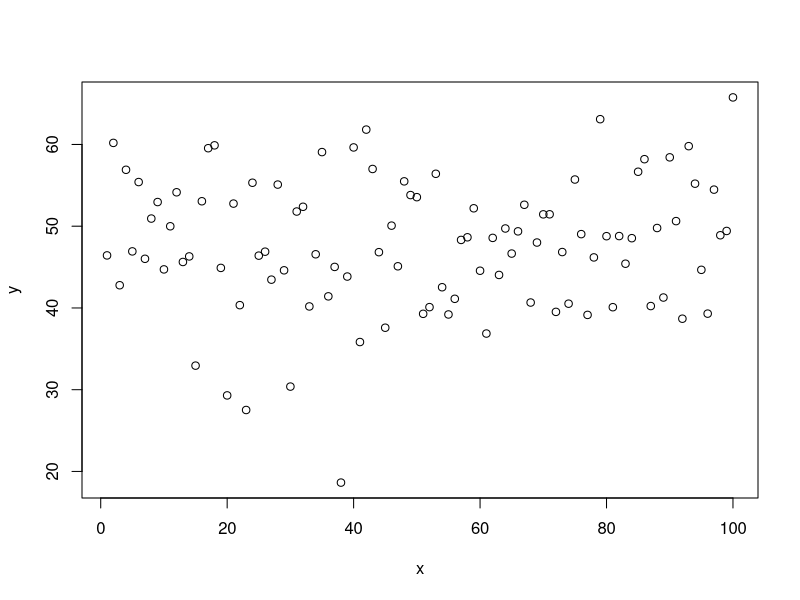
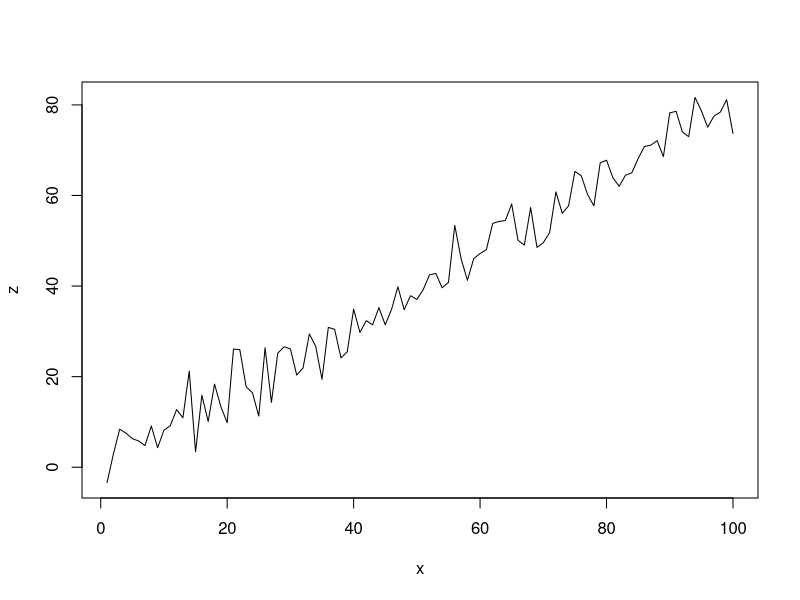
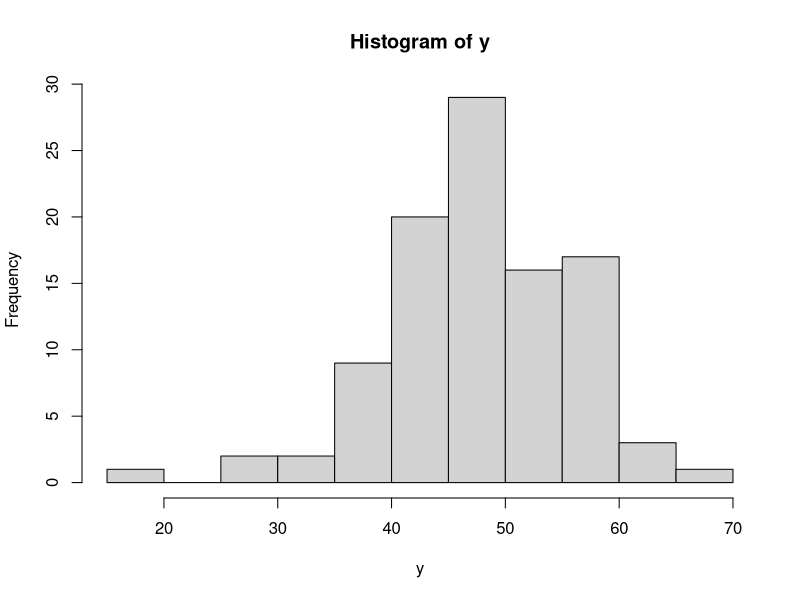
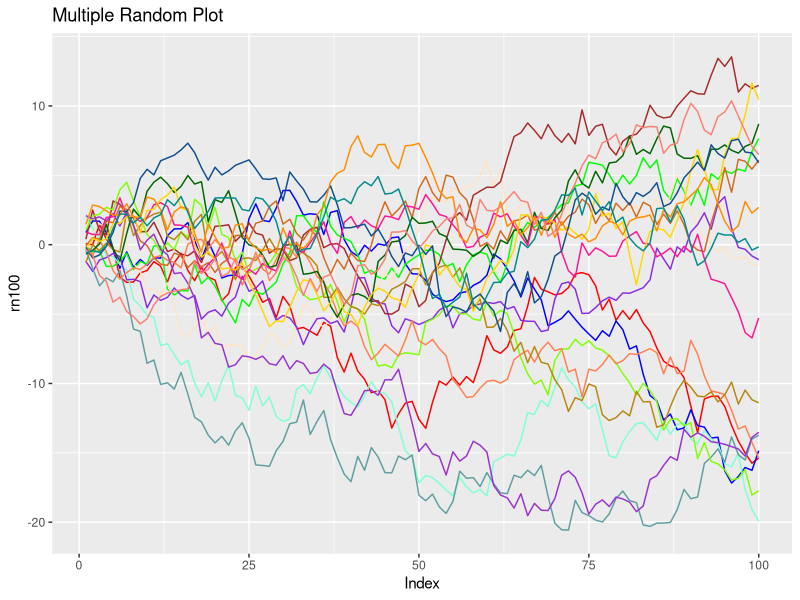

These charts were generated, in order, by the following R code: (Note: this script raises an error after producing the figures.)
## ---- chunk 1
#what we saw in class
compute_area <- function(r_in){
  area <- pi * r_in ^ 2
  return(area)
}

compute_area(3)
## ---- chunk 2
knitr::opts_chunk$set(echo = TRUE)
## ---- chunk 3
compute_area <- function(r_in,shape_str){
  if(shape_str == "circle"){
    area <- pi * r_in ^ 2
    circumference <- 2 * pi * r_in
    return(c(area, circumference))
  } else if (shape_str == "square") {
    area <- r_in ^ 2
    circumference <- 4 * r_in
    return(c(area, circumference))
  } else {
    return("You need to set the shape_str argument to 'circle' or 'square'!")
  }
}
## ---- chunk 4
compute_area(3, "circle")
## ---- chunk 5
compute_area(3, "square")
## ---- chunk 6
compute_area(3, "penelope")
## ---- chunk 7
circle <- function(r_in, shape_str){
  circ_ret <- compute_area(r_in, shape_str = "circle")
  return(c(circle_area=circ_ret[1], circle_circum=circ_ret[2]))
}
## ---- chunk 8
circle(6.5, "circle")
## ---- chunk 9
square <- function(r_in, shape_str){
  sqr_ret <- compute_area(r_in, shape_str = "square")
  return(c(square_area=sqr_ret[1], square_circum=sqr_ret[2]))
}
## ---- chunk 10
square(5.2, "square")
## ---- chunk 11
plot_data = data.frame(
    x <- 1:100,
    y <- 50 + 10 * rnorm(length(x), 0, 1),
    z <- x * 0.8 + rnorm(length(x), 0, 4)
)
## ---- chunk 12
with(plot_data, plot(x, y))

#library(ggplot2)
#ggplot(data = plot_data) +
#  geom_point(mapping = aes(x = x, y = y), color = "blue") +
#  ggtitle("x ~ y")
## ---- chunk 13
with(plot_data, plot(x, z, type = "l"))

#ggplot (data = plot_data) +
#  geom_line(mapping = aes(x = x, y = z), color = "red")

## ---- chunk 14
hist(y)

## ---- chunk 15
#head(CO2)
#dim(CO2)
#summary(CO2)
#plot(CO2)
help("CO2")
#names(CO2)

#unique(CO2$Treatment)
#unique(CO2$Type)

library(dplyr)

sol <- CO2 %>%
  group_by(Treatment, Type) %>%
  summarise(mean(uptake)) %>%
  arrange(Type)

sol

## ---- chunk 16
rn100 <- function() cumsum(rnorm(100, 0, 1))
## ---- chunk 17
x  <- seq(1:100)
y1 <- rn100()
y2 <- rn100()
y3 <- rn100()
y4 <- rn100()
y5 <- rn100()
y6 <- rn100()
y7 <- rn100()
y8 <- rn100()
y9 <- rn100()
y10 <- rn100()
y11 <- rn100()
y12 <- rn100()
y13 <- rn100()
y14 <- rn100()
y15 <- rn100()
y16 <- rn100()
y17 <- rn100()
y18 <- rn100()
y19 <- rn100()
y20 <- rn100()


df <- tibble(x,y1,y2,y3,y4,y5,y6,y7,y8,y9,y10,y11,y12,y13,y14,y15,y16,y17,y18,y19,y20)
df
#dim(df)
## ---- chunk 18

library(ggplot2)

ggplot(df, aes(x)) +                    # basic graphical object
  geom_line(aes(y=y1), colour = "red") +  # first layer
  geom_line(aes(y=y2), colour = "blue") +
  geom_line(aes(y=y3), colour = "green") +
  geom_line(aes(y=y4), colour = "aquamarine") +
  geom_line(aes(y=y5), colour = "bisque") +
  geom_line(aes(y=y6), colour = "blueviolet") +
  geom_line(aes(y=y7), colour = "brown") +
  geom_line(aes(y=y8), colour = "cadetblue") +
  geom_line(aes(y=y9), colour = "chartreuse") +
  geom_line(aes(y=y10), colour = "chocolate") +
  geom_line(aes(y=y11), colour = "coral") +
  geom_line(aes(y=y12), colour = "darkgoldenrod") +
  geom_line(aes(y=y13), colour = "darkgreen") +
  geom_line(aes(y=y14), colour = "darkorchid") +
  geom_line(aes(y=y15), colour = "deeppink") +
  geom_line(aes(y=y16), colour = "gold") +
  geom_line(aes(y=y17), colour = "dodgerblue4") +
  geom_line(aes(y=y18), colour = "darkorange") +
  geom_line(aes(y=y19), colour = "salmon") +
  geom_line(aes(y=y20), colour = "darkcyan") +
  labs(title = "Multiple Random Plot", x = "Index", y = "rn100")
  
  
  
## ---- chunk 19
random100 <- function(x) {
  cumsum(rnorm(100, 0, 1))
}
## ---- chunk 20
# this has an x but is not the same as given function
#df2 <- sapply(1:20, function(x) cumsum(rnorm(100, 0, 1)))
#df2 <- as.tibble(df2)
#df2
# this doesn't work
#sapply(1:20, random100)

#unused argument (x)  -- but doesn't sapply want an x?
#sapply(1:20, random100(x))

#it says 'random100()' is not a function but it is! I just defined it?
df2 <- sapply(1:20, random100)
df2 <- as.tibble(df2)
df2


## ---- chunk 21
head(airquality)
library(ggplot2)

summary(airquality)

airquality %>%
  ggplot(aes(x= Ozone, y = Temp)) +
  geom_point() +
  geom_line(aes(y = Wind), colour = "blue") +
  geom_line(aes(y = Solar.R), colour = "red")
## ---- chunk 22
m1 = lm(Ozone~Solar.R + Wind + Temp, airquality)
m1
## ---- chunk 23
m2 = with(airquality, glm(Ozone~Solar.R + Wind + Temp, family="poisson"))

m2
## ---- chunk 24
df <- df2 %>%
  add_column(new = 1:100) %>%
  gather(V1:V20, key = "group_v", value = "v")
df
## ---- chunk 25
ggplot(df, aes(x = new)) +
  geom_line(aes(y=v, color=group_v), show.legend = F) +
  labs(title = "Multiple Random Plot", x = "Index", y = "rn100")
